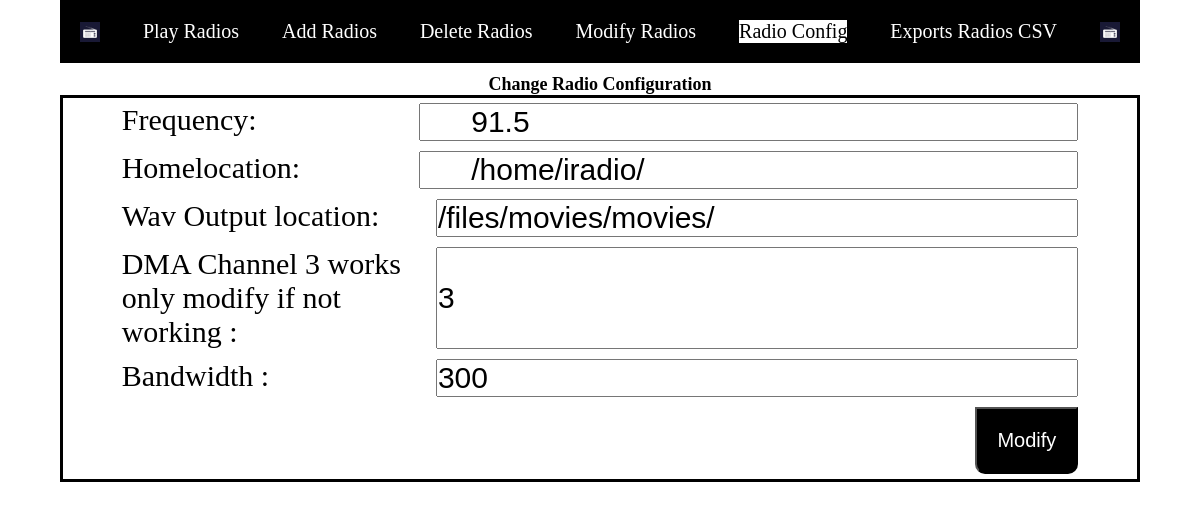
/config, run on an earlier commit of the app's database.
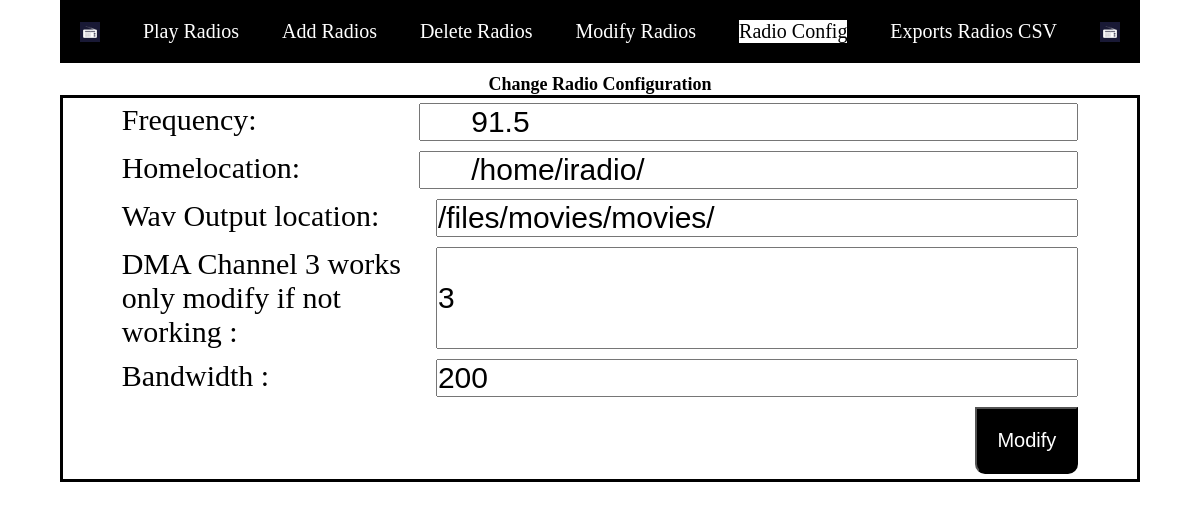
And on a later commit of the database.
### fmtrans/models.py (models this page shows)
class Config(models.Model):
    frecuency = models.TextField(blank=True, null=True)
    homelocation = models.TextField(blank=True, null=True)
    wavlocation = models.TextField(blank=True, null=True)
    dma_channel = models.TextField(blank=True, null=True)
    bandwidth = models.TextField(blank=True, null=True)
    class Meta:
        managed = False
        db_table = 'config'

### fmtrans/views.py (the view)
# urls.py: path('config', views.config),
def config(request):
    if request.method == 'POST':
        form=ConfigForm(request.POST)
        if form.is_valid():
         form.save()
         config = Config.objects.latest('id')
         filterid=config.id
         Config.objects.exclude(id=filterid).delete()
         server_op=Server_Ops()
         if  Radios.objects.filter(state="ON").count() > 0:
          on_radio_id=Radios.objects.get(state="ON").id
          server_op.writefile(on_radio_id)
          server_op.restart()
         context={'change':True ,'form':form}
         return render(request,'config.html',context)
    else:
       config = Config.objects.latest('id')
       form=ConfigForm(instance=config)
    context={'form':form}
    return render(request,'config.html',context)

### fmtrans/forms.py
class ConfigForm(ModelForm):
    class Meta:
        model=Config
        fields=['id','frecuency','homelocation','wavlocation','dma_channel','bandwidth']
        widgets = {
            'frecuency': forms.TextInput(attrs={
            'class': 'frecuencytextbox'
            }),
            'homelocation': forms.TextInput(attrs={
            'class': 'homeloctextbox'}),
            'wavlocation': forms.TextInput(attrs={
            'class': 'wavloctextbox'}),
            'dma_channel': forms.TextInput(attrs={
            'class': 'dma_channelloctextbox'}),
            'bandwidth': forms.TextInput(attrs={
            'class': 'bandwidthloctextbox'})
         }

### fmtrans/templates/config.html (shortened to what this page needs)
<!DOCTYPE html>
<html><head>
{% load static %}
<link rel="stylesheet" type="text/css" href="{%static 'style.css'%}"/>
<link rel="stylesheet" type="text/css" href="{%static 'switch.css'%}"/>
	</head>
	<body>
{% include "menu.html" %}
<h2>Change Radio Configuration</h2>
<form action="" method="post">
	<div class="content">
<ul class=wrapper">
	<li class="form-row"><label>Frequency:</label>{{form.frecuency}}</li>
<li class="form-row"><label>Homelocation:</label>{{form.homelocation}}</li>
<li class="form-row"><label>Wav Output location:</label>{{form.wavlocation}}</li>
<li class="form-row"><label>DMA Channel 3 works only modify if not working :</label>{{form.dma_channel}}</li>
<li class="form-row"><label>Bandwidth :</label>{{form.bandwidth}}</li>
<li class="form-row"><button  class="button2" type="submit" align="right">Modify</button></li></ul>
	</div>
<br>
<br>
<br>
</form>
</body>
</html>

### fmtrans/templates/menu.html
{% load static %}
<link rel="stylesheet" type="text/css" href="{%static 'style.css'%}"/>
<nav>
<img class="logo1" src="{% static 'blue_radio.jpg'%}">
	<ul>
		<li id="playli"><a id="playa" href="/">Play Radios</a></li>
		<li id="addli"><a id="adda" href="/add">Add Radios</a></li>
		<li id="delli"><a id="dela" href="/del">Delete Radios</a></li>
		<li id="modli"><a id="moda" href="/modify">Modify Radios</a></li>
		<li id="configli"><a id="configa" href="/config">Radio Config</a></li>
		<li id="exportli"><a id="exporta" href="/export">Exports Radios CSV</a></li>
	</ul>
	    <img class="logo2" src="{% static 'blue_radio.jpg'%}">
</nav>
<br>

### static/style.css (style rules this page uses)
* { margin: 0; padding: 0; box-sizing: border-box; }
html { font-size: 62.5%; }
h2 { width: 90%; text-align: center; font-size: 1.8rem; margin:auto; }
img { width: 2rem; height: 2rem; }
nav { display:flex; background-color: black; min-height: 5vh; width:90%; margin:auto; align-items: center; justify-items: center; padding:2rem; }
nav ul { display: flex; flex: 1 1 1rem; list-style: none; align-items:center; justify-content:space-evenly; }
nav ul li { font-size:2rem; }
a { color:white; text-decoration: none; align-items: center; }
.frecuencytextbox { display:flex; justify-content: center; font-size:2rem; padding-left:5rem; padding-right:1rem; text-align: left; }
.homeloctextbox { display:flex; justify-content: center; font-size:2rem; padding-left:5rem; padding-right:1rem; text-align: left; }
.content { border:solid; border-color:black; margin:auto; width:90%; }
.form-row { display: flex; justify-content: flex-end; padding: .5em; margin:auto; width:90%; }
.form-row label { flex: 1; font-size:3rem; }
.form-row input { flex: 2; padding-right:1rem; font-size:3rem; }
.button2 { background-color:black; color: white; padding: 2rem 2rem; text-align: center; text-decoration: none; display: inline-block; font-size: 2rem; cursor: pointer; border-color:black; border-bottom-left-radius: 10px; border-bottom-right-radius: 10px; align-content: flex-end; }

### fmtrans/templates/config.html (style rules this page uses)
#configli { background-color: white; }
#configa { color:black; text-decoration: none; align-items: center; }

What changed in the data, as far as the page shows it:
removed Config: frecuency "91.5", homelocation "/home/iradio/", wavlocation "/files/movies/movies/", dma_channel "3", bandwidth "300"
added Config: frecuency "91.5", homelocation "/home/iradio/", wavlocation "/files/movies/movies/", dma_channel "3", bandwidth "200"
